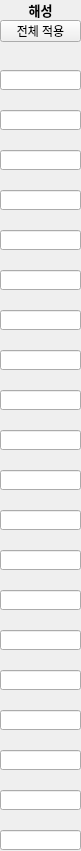
  <widget class="QWidget" name="widget_14" native="true">
   <property name="geometry">
    <rect>
     <x>1270</x>
     <y>20</y>
     <width>81</width>
     <height>851</height>
    </rect>
   </property>
   <widget class="QWidget" name="widget_6" native="true">
    <property name="geometry">
     <rect>
      <x>0</x>
      <y>70</y>
      <width>81</width>
      <height>781</height>
     </rect>
    </property>
    <widget class="QLineEdit" name="hsEnt_2">
     <property name="geometry">
      <rect>
       <x>0</x>
       <y>40</y>
       <width>81</width>
       <height>20</height>
      </rect>
     </property>
    </widget>
    <widget class="QLineEdit" name="hsEnt_3">
     <property name="geometry">
      <rect>
       <x>0</x>
       <y>80</y>
       <width>81</width>
       <height>20</height>
      </rect>
     </property>
    </widget>
    <widget class="QLineEdit" name="hsEnt_7">
     <property name="geometry">
      <rect>
       <x>0</x>
       <y>240</y>
       <width>81</width>
       <height>20</height>
      </rect>
     </property>
    </widget>
    <widget class="QLineEdit" name="hsEnt_19">
     <property name="geometry">
      <rect>
       <x>0</x>
       <y>720</y>
       <width>81</width>
       <height>20</height>
      </rect>
     </property>
    </widget>
    <widget class="QLineEdit" name="hsEnt_13">
     <property name="geometry">
      <rect>
       <x>0</x>
       <y>480</y>
       <width>81</width>
       <height>20</height>
      </rect>
     </property>
    </widget>
    <widget class="QLineEdit" name="hsEnt_4">
     <property name="geometry">
      <rect>
       <x>0</x>
       <y>120</y>
       <width>81</width>
       <height>20</height>
      </rect>
     </property>
    </widget>
    <widget class="QLineEdit" name="hsEnt_17">
     <property name="geometry">
      <rect>
       <x>0</x>
       <y>640</y>
       <width>81</width>
       <height>20</height>
      </rect>
     </property>
    </widget>
    <widget class="QLineEdit" name="hsEnt_1">
     <property name="geometry">
      <rect>
       <x>0</x>
       <y>0</y>
       <width>81</width>
       <height>20</height>
      </rect>
     </property>
    </widget>
    <widget class="QLineEdit" name="hsEnt_10">
     <property name="geometry">
      <rect>
       <x>0</x>
       <y>360</y>
       <width>81</width>
       <height>20</height>
      </rect>
     </property>
    </widget>
    <widget class="QLineEdit" name="hsEnt_6">
     <property name="geometry">
      <rect>
       <x>0</x>
       <y>200</y>
       <width>81</width>
       <height>20</height>
      </rect>
     </property>
    </widget>
    <widget class="QLineEdit" name="hsEnt_5">
     <property name="geometry">
      <rect>
       <x>0</x>
       <y>160</y>
       <width>81</width>
       <height>20</height>
      </rect>
     </property>
    </widget>
    <widget class="QLineEdit" name="hsEnt_11">
     <property name="geometry">
      <rect>
       <x>0</x>
       <y>400</y>
       <width>81</width>
       <height>20</height>
      </rect>
     </property>
    </widget>
    <widget class="QLineEdit" name="hsEnt_9">
     <property name="geometry">
      <rect>
       <x>0</x>
       <y>320</y>
       <width>81</width>
       <height>20</height>
      </rect>
     </property>
    </widget>
    <widget class="QLineEdit" name="hsEnt_8">
     <property name="geometry">
      <rect>
       <x>0</x>
       <y>280</y>
       <width>81</width>
       <height>20</height>
      </rect>
     </property>
    </widget>
    <widget class="QLineEdit" name="hsEnt_14">
     <property name="geometry">
      <rect>
       <x>0</x>
       <y>520</y>
       <width>81</width>
       <height>20</height>
      </rect>
     </property>
    </widget>
    <widget class="QLineEdit" name="hsEnt_15">
     <property name="geometry">
      <rect>
       <x>0</x>
       <y>560</y>
       <width>81</width>
       <height>20</height>
      </rect>
     </property>
    </widget>
    <widget class="QLineEdit" name="hsEnt_20">
     <property name="geometry">
      <rect>
       <x>0</x>
       <y>760</y>
       <width>81</width>
       <height>20</height>
      </rect>
     </property>
    </widget>
    <widget class="QLineEdit" name="hsEnt_18">
     <property name="geometry">
      <rect>
       <x>0</x>
       <y>680</y>
       <width>81</width>
       <height>20</height>
      </rect>
     </property>
    </widget>
    <widget class="QLineEdit" name="hsEnt_12">
     <property name="geometry">
      <rect>
       <x>0</x>
       <y>440</y>
       <width>81</width>
       <height>20</height>
      </rect>
     </property>
    </widget>
    <widget class="QLineEdit" name="hsEnt_16">
     <property name="geometry">
      <rect>
       <x>0</x>
       <y>600</y>
       <width>81</width>
       <height>20</height>
      </rect>
     </property>
    </widget>
   </widget>
   <widget class="QLabel" name="label_11">
    <property name="geometry">
     <rect>
      <x>0</x>
      <y>0</y>
      <width>81</width>
      <height>20</height>
     </rect>
    </property>
    <property name="font">
     <font>
      <pointsize>10</pointsize>
      <weight>75</weight>
      <bold>true</bold>
     </font>
    </property>
    <property name="text">
     <string>해성</string>
    </property>
    <property name="alignment">
     <set>Qt::AlignCenter</set>
    </property>
   </widget>
   <widget class="QPushButton" name="hsAllBtn">
    <property name="geometry">
     <rect>
      <x>0</x>
      <y>20</y>
      <width>81</width>
      <height>22</height>
     </rect>
    </property>
    <property name="text">
     <string>전체 적용</string>
    </property>
   </widget>
  </widget>
